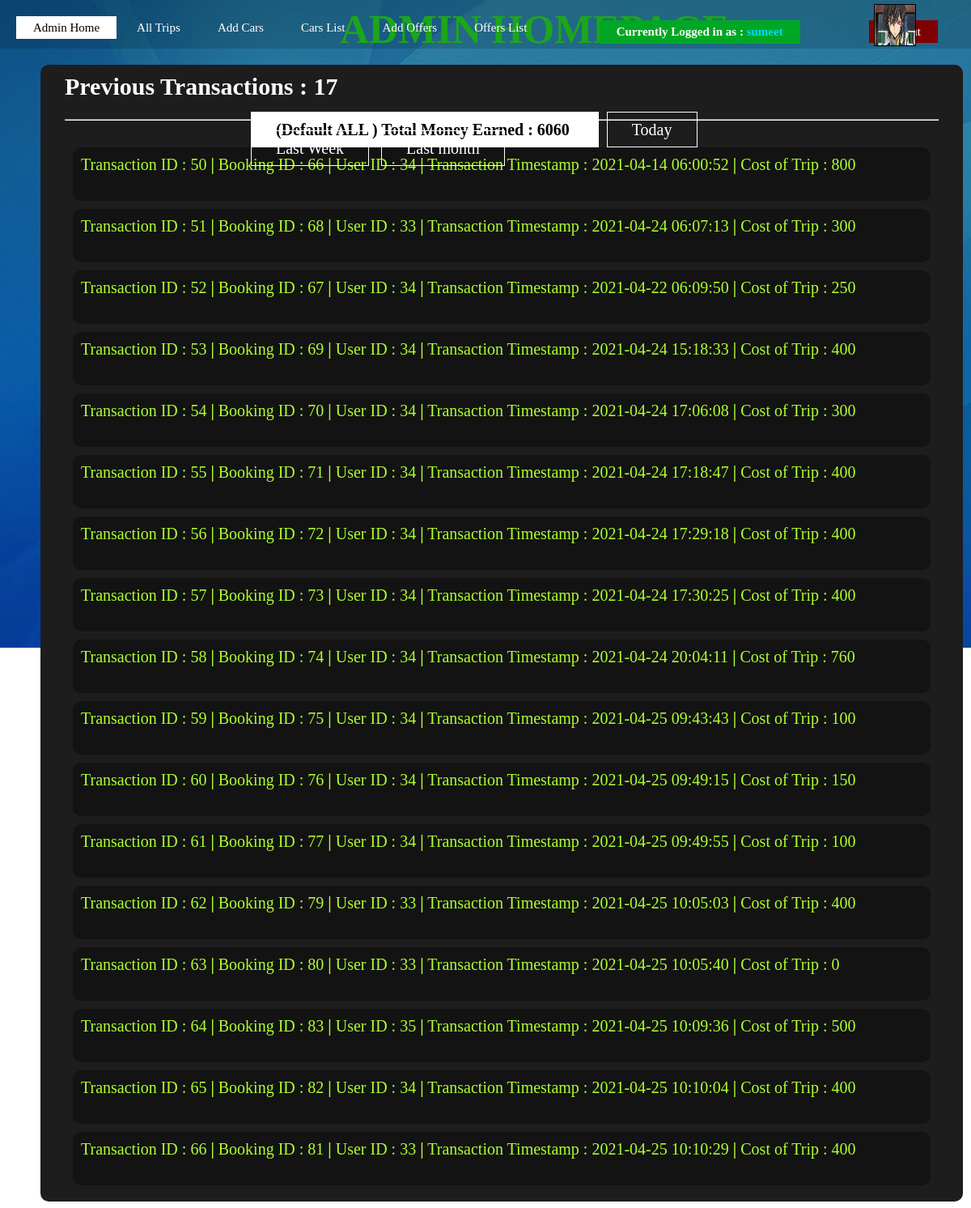
Screenshot of /admin.php (signed in) with the database file from the repository.
### tables this page shows
CREATE TABLE `transaction` (
  `tid` int(11) NOT NULL,
  `tripid` int(11) NOT NULL,
  `userid` int(11) NOT NULL,
  `costoftrip` int(11) NOT NULL,
  `timestampTransaction` timestamp NOT NULL DEFAULT current_timestamp()
);

### functionsignup.php (called while the page is built, shortened)
<?php
	function ExecuteQuery ($SQL)
	{
		$con=mysqli_connect ("localhost", "root","");
		mysqli_select_db ($con,"accounts");
		$rows = mysqli_query ($con,$SQL);
		return $rows;
	}
?>

### admin.php (the view, shortened to what this page needs)
<link rel = "stylesheet" href = "admin.css">
<?php
    include 'functionsignup.php';
?>
<html>
    <head>
        <link rel = "stylesheet" href = "admin.css">
        <link rel = "stylesheet" href = "bookacar.css">
        <link rel = "stylesheet" href = "profile.css">
    </head>
    <body>
        <div class="mainpage">
            <div class="navbar">
                        <ul>
                            <li class="active"><a href="admin.php"> Admin Home </a></li>
                            <li><a href="alltrips.php"> All Trips </a></li>
                            <li> <a href="addcars.php"> Add Cars </a></li>
                            <li> <a href="carlist.php"> Cars List </a></li>
                            <li> <a href="addoffers.php"> Add Offers </a></li>
                            <li> <a href="offerlist.php"> Offers List </a></li>
                        </ul>
            </div>
            <div class="navbar2">
                    <ul class="nav">
                    <li><img class="image"  src = '<?= $_SESSION['avatar'] ?>' width="50" height="50" style="border: 1px solid black" > </li>
                    <li class ="reference"><b>Currently Logged in as : </b><div class = "profilename"> <b><?= $_SESSION['username'] ?></b> </div> </li>
                        <li><a href="logout.php"> Logout </a></li>
                    </ul>
            </div>
            <h1>ADMIN HOMEPAGE</h1>
            <div class="sorting2">
                    <div class="button2">
                        <b>
                            <a href="admin.php" class="btn2 active2"> (Default ALL ) Total Money Earned :
                                <?php
                                    $strr = "SELECT SUM(costoftrip) as cash FROM transaction";
                                    $resultr = ExecuteQuery($strr);
                                    $row = mysqli_fetch_assoc($resultr);
                                    $cash = $row['cash'];
                                    echo $cash;
                                ?>
                            </a>
                        </b>
                            <a href="admintoday.php" class="btn2 ">Today</a>
                            <a href="adminweek.php" class="btn2 ">Last Week</a>
                            <a href="adminmonth.php" class="btn2 ">Last month</a>
                    </div>
            </div>
            <div class="lists">
                <div class="carlist">
                    <?php
                        $strr = "call adminDisplayTransaction(0)";
                        $resultr = ExecuteQuery($strr);
                        $no_rows = mysqli_num_rows($resultr);
                        if($no_rows == 0){
                            echo "<h2>  NO Transactions : ";
                            echo $no_rows;
                            echo "</h2>";
                        }
                        else{
                            if($resultr){
                                echo "<h2> Previous Transactions : ";
                                echo $no_rows;
                                echo "</h2>";
                                echo "<br/>";
                                echo "<br/>";
                                while($row = mysqli_fetch_assoc($resultr)){
                                    echo "<div class='single'>";
                                    $tid = $row['tid'];
                                    $tripid = $row['tripid'];
                                    $cost = $row['costoftrip'];
                                    $time = $row['timestampTransaction'];
                                    $id = $row['userid'];
                                    echo "Transaction ID : ";
                                    echo $tid;
                                    echo " <b>|</b> ";
                                    echo "Booking ID : ";
                                    echo $tripid;
                                    echo " <b>|</b> ";
                                    echo "User ID : ";
                                    echo $id;
                                    echo " <b>|</b> ";
                                    echo "Transaction Timestamp : ";
                                    echo $time;
                                    echo " <b>|</b> ";
                                    echo "Cost of Trip : ";
                                    echo $cost;
                                    echo "<br/><br/>";
                                    echo "</div>";
                                }
                            }
                        }
                    ?>
                </div>
            </div>
        </div>
    </body>
</html>

### admin.css (style rules this page uses)
* { margin:0; padding:0; }
h1 { color:#23c223; position: fixed; text-align: center; top: 7px; left: 35%; right: auto; font-size: 50px; }
.mainpage { height: 100%; background-image:linear-gradient(rgba(0,0,0,0.3),rgba(0,0,0,0)) ,url(bg2.jpg); background-position: center; background-size: cover; }
.navbar { padding-left: 20px; padding-right: 20px; z-index: 10; position: fixed; float: left; height: 60px; width: 100%; background-image: linear-gradient(rgba(0,0,0,0.15),rgba(0, 0, 0, 0.15)); }
ul { list-style: none; float: left; margin-top: 25px; margin-right: 20px; }
ul li { display: inline-block; }
ul li a { text-decoration: none; color: #fff; padding: 5px 20px; border: 1px solid transparent; font-size: 15px; }
ul li.active a { color: black; background-color: white; }
.navbar2 { float: right; z-index: 20; position: fixed; margin-top: 0; margin-bottom: 10px; height: 60px; width: 50%; left: 50%; }
.nav { float :right }
.nav li { margin-top: 0; display: inline-block; color: white; margin-bottom: -100px; padding: 5px 20px; border: 1px solid transparent; font-size: 15px; }
.nav li a { margin-left: 60px; background-color: rgb(128, 0, 0); }
.profilename { display: inline-block; color: rgb(0, 217, 255); }
.image { position: fixed; top: 5px; left: 91%; }
.reference { margin-top: 0; text-decoration: none; color: black; padding: 50px 0px; border: 1px solid transparent; font-size: 15px; color: black; background-color: rgb(0, 167, 36); }
.lists { border-radius: 10px; top: 10%; background-color: rgb(29, 29, 29); color: greenyellow; float: left; width: auto; height: auto; font-size: 20px; padding: 10px 30px; margin: 10px 30px; display: block; }
.single { background-color: rgb(19, 19, 19); padding: 10px 10px; margin: 10px 10px; border-radius: 10px; }
h2 { color: white; }

### bookacar.css (style rules this page uses)
.lists { border-radius: 10px; top: 10%; background-color: rgb(29, 29, 29); color: greenyellow; float: left; width: 90%; height: auto; font-size: 20px; padding: 10px 30px; margin-top: 80px; margin-left: 50px; display: block; }
.single { background-color: rgb(19, 19, 19); padding: 10px 10px; margin: 10px 10px; border-radius: 10px; }
h2 { color: white; }
.active { color: black; background-color: white; }
.sorting2 { font-size: 20px; }
.button2 { position: absolute; top: 11.5%; left: 50%; transform: translate(-50%,-50%); }
.btn2 { margin-left: 10px; border: 1px solid white; padding: 10px 30px; color: #fff; text-decoration: none; }
.active2 { color: black; background-color: white; }

### profile.css (style rules this page uses)
* { margin:0; padding:0; }
.mainpage { height: 100%; background-image:linear-gradient(rgba(0,0,0,0.3),rgba(0,0,0,0)) ,url(bg2.jpg); background-position: center; background-size: cover; }
.navbar { padding-left: 20px; padding-right: 20px; z-index: 10; position: fixed; float: left; height: 60px; width: 100%; background-image: linear-gradient(rgba(0,0,0,0.15),rgba(0, 0, 0, 0.15)); }
ul { list-style: none; float: left; margin-top: 25px; margin-right: 20px; }
ul li { display: inline-block; }
ul li a { text-decoration: none; color: #fff; padding: 5px 20px; border: 1px solid transparent; font-size: 15px; }
ul li.active a { color: black; background-color: white; }
.navbar2 { float: right; z-index: 20; position: fixed; margin-top: 0; margin-bottom: 10px; height: 60px; width: 50%; left: 50%; }
.nav { float :right }
.nav li { margin-top: 0; display: inline-block; color: white; margin-bottom: -100px; padding: 5px 20px; border: 1px solid transparent; font-size: 15px; }
.nav li a { margin-left: 60px; background-color: rgb(128, 0, 0); }
.profilename { display: inline-block; color: rgb(0, 217, 255); }
.image { position: fixed; top: 5px; left: 90%; }
.reference { margin-top: 0; text-decoration: none; color: black; padding: 50px 0px; border: 1px solid transparent; font-size: 15px; color: black; background-color: rgb(0, 167, 36); }

### rows the page displays
transaction: tid "50", tripid "66", userid "34", timestampTransaction "2021-04-14 06:00:52", costoftrip "800"
transaction: tid "51", tripid "68", userid "33", timestampTransaction "2021-04-24 06:07:13", costoftrip "300"
transaction: tid "52", tripid "67", userid "34", timestampTransaction "2021-04-22 06:09:50", costoftrip "250"
transaction: tid "53", tripid "69", userid "34", timestampTransaction "2021-04-24 15:18:33", costoftrip "400"
transaction: tid "54", tripid "70", userid "34", timestampTransaction "2021-04-24 17:06:08", costoftrip "300"
transaction: tid "55", tripid "71", userid "34", timestampTransaction "2021-04-24 17:18:47", costoftrip "400"
transaction: tid "56", tripid "72", userid "34", timestampTransaction "2021-04-24 17:29:18", costoftrip "400"
transaction: tid "57", tripid "73", userid "34", timestampTransaction "2021-04-24 17:30:25", costoftrip "400"
transaction: tid "58", tripid "74", userid "34", timestampTransaction "2021-04-24 20:04:11", costoftrip "760"
transaction: tid "59", tripid "75", userid "34", timestampTransaction "2021-04-25 09:43:43", costoftrip "100"
transaction: tid "60", tripid "76", userid "34", timestampTransaction "2021-04-25 09:49:15", costoftrip "150"
transaction: tid "61", tripid "77", userid "34", timestampTransaction "2021-04-25 09:49:55", costoftrip "100"
transaction: tid "62", tripid "79", userid "33", timestampTransaction "2021-04-25 10:05:03", costoftrip "400"
transaction: tid "63", tripid "80", userid "33", timestampTransaction "2021-04-25 10:05:40", costoftrip "0"
transaction: tid "64", tripid "83", userid "35", timestampTransaction "2021-04-25 10:09:36", costoftrip "500"
transaction: tid "65", tripid "82", userid "34", timestampTransaction "2021-04-25 10:10:04", costoftrip "400"
transaction: tid "66", tripid "81", userid "33", timestampTransaction "2021-04-25 10:10:29", costoftrip "400"

### other values shown
$_SESSION['username'] "sumeet"
$cash "6060"
$no_rows "17"
